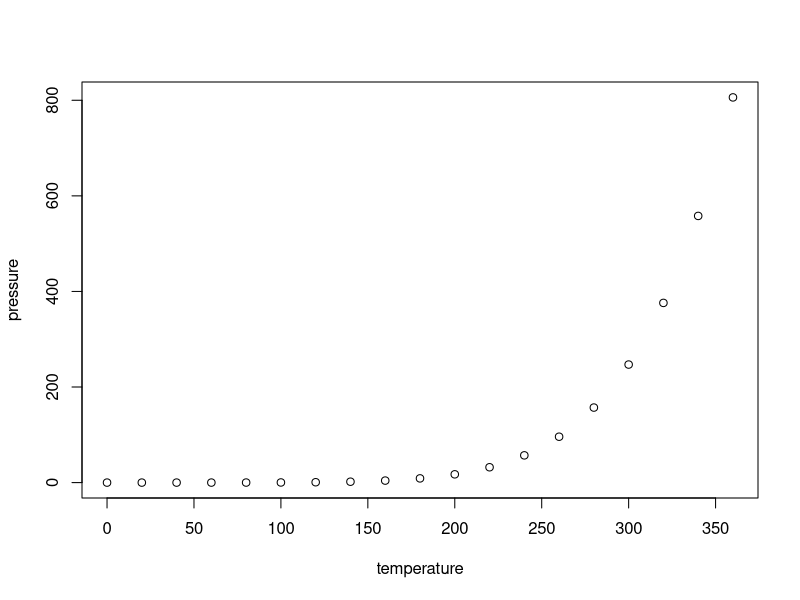
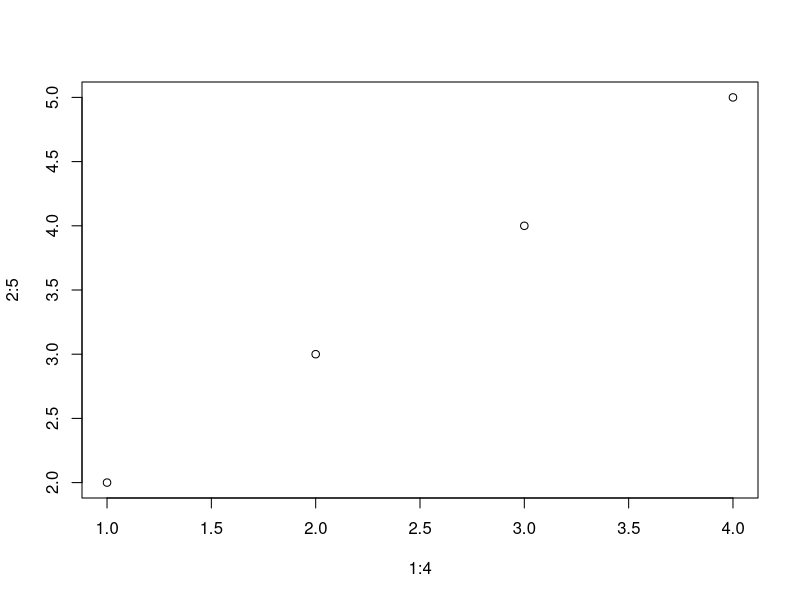
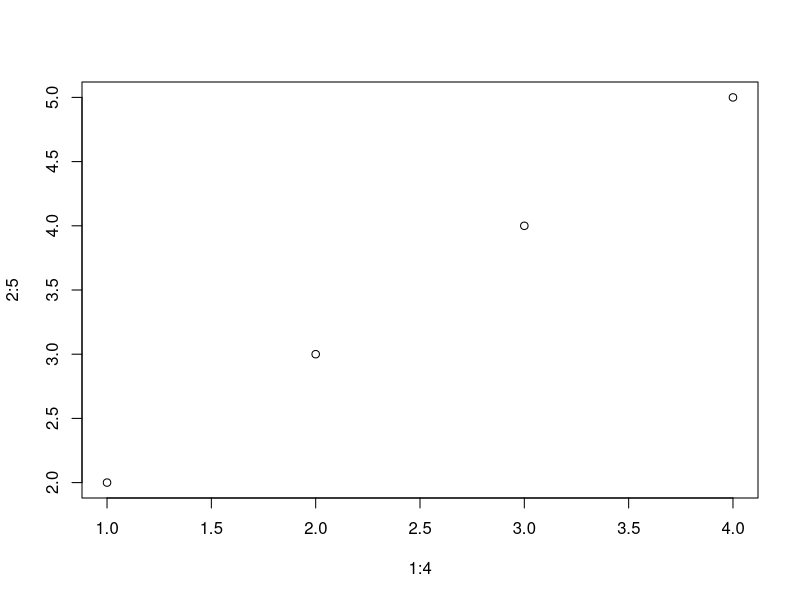

The R source for these figures, in order:
## ---- chunk 1
knitr::opts_chunk$set(echo=TRUE)
## ---- chunk 2
summary(cars)
## ---- chunk 3
plot(pressure)
## ---- chunk 4
plot(1:4, 2:5)
## ---- chunk 5
rnorm(10)
## ---- chunk 6
plot(1:4, 2:5)
